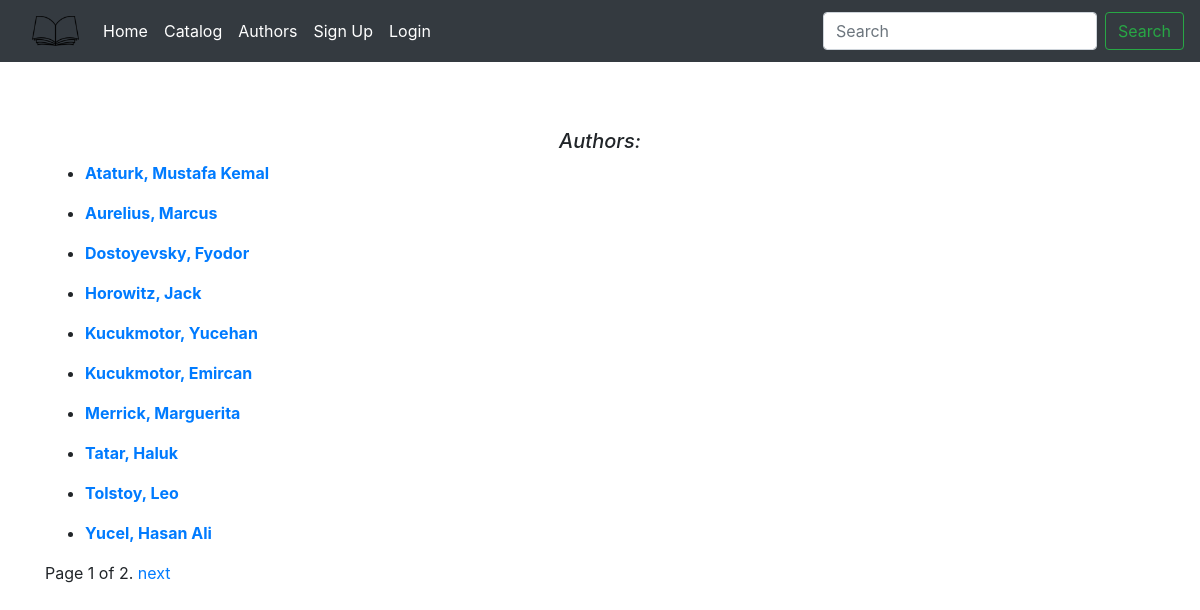
Screenshot of /authors/ with the database file from the repository.
### library_app/models.py (models this page shows, shortened)
class Author(models.Model):
    first_name = models.CharField(max_length=50)
    last_name = models.CharField(max_length=75)
    date_of_birth = models.DateField(null=True, blank=True)
    date_of_death = models.DateField(verbose_name='Died', null=True, blank=True)
    bio = models.TextField(max_length=750, verbose_name='Author Biography',
                            default=None, null=True,
                            blank=True)
    class Meta:
        ordering = ['last_name', 'first_name']

### library_app/views.py (the view)
# urls.py: path('authors/', views.AuthorListView.as_view(), name='author-list'),
class AuthorListView(generic.ListView):
    model = models.Author
    paginate_by = 10
    def get_queryset(self):
        return models.Author.objects.order_by('last_name')

### library_app/templates/library_app/author_list.html
{% extends "base.html" %}
{% block content %}
<h5 id='authorListHeader'>Authors:</h5>
  <div class="authorList">
  <ul>
    {% for author in author_list %}
    <li>
      <p><strong><a href="{% url 'library_app:author-detail' author.id %}">
        {{author.last_name}}, {{author.first_name}} </a>
        </strong> </p>
    {% endfor %}
    </li>
  </ul>
</div>
{% endblock %}

### static/library_app/css/master.css (style rules this page uses)
#authorListHeader { text-align: center; margin-top: 6%; font-style: oblique; }

### rows the page displays
Author: last_name "Ataturk", first_name "Mustafa Kemal"
Author: last_name "Aurelius", first_name "Marcus"
Author: last_name "Dostoyevsky", first_name "Fyodor"
Author: last_name "Horowitz", first_name "Jack"
Author: last_name "Kucukmotor", first_name "Yucehan"
Author: last_name "Kucukmotor", first_name "Emircan"
Author: last_name "Merrick", first_name "Marguerita"
Author: last_name "Tatar", first_name "Haluk"
Author: last_name "Tolstoy", first_name "Leo"
Author: last_name "Yucel", first_name "Hasan Ali"

### other values shown
{{ page_obj.number }} "1"
{{ page_obj.paginator.num_pages }} "2"
